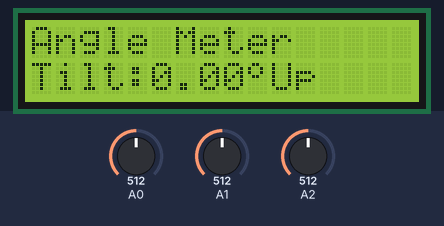
The sketch below on a simulated Arduino Uno, built with avr-gcc and run on an emulated ATmega328P. Parts: 16×2 character LCD. The test bench sets the inputs (shaded band); at power-on: A1 = 512, A2 = 512, A0 = 512.

Above: at 1.2 s.
1.3 s: A1 set to 503
At 2.3 s:
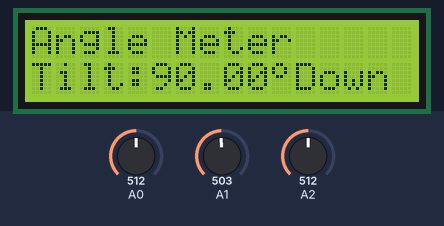
3.2 s: A2 set to 501
At 4.4 s:
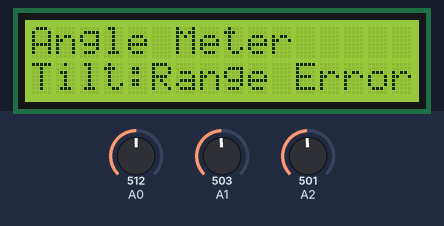
4.7 s: A2 set to 716
At 5.5 s:
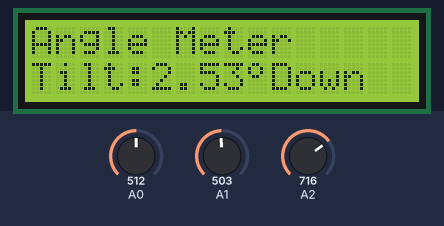
6.3 s: A1 set to 511
At 7.6 s:
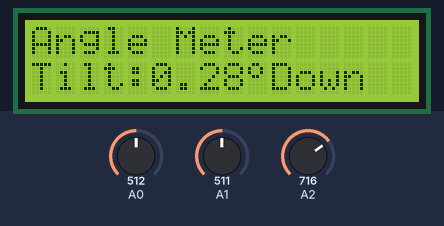
7.9 s: A2 set to 900
At 8.5 s:
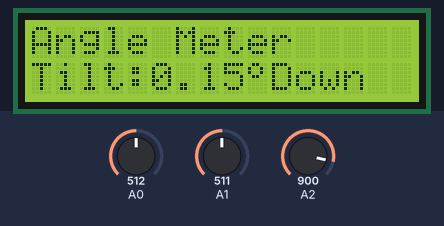
9.5 s: A2 set to 511
At 10.6 s:
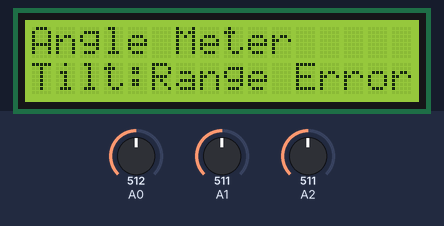
Timing chart, 0 to 12.1 s (numbered marks = the images above; inputs shaded):
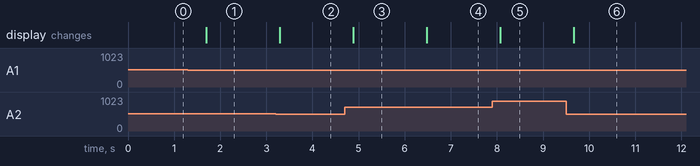

The sketch:

Angle_Meter_2.ino
```cpp
#include <Wire.h>
#include <LCD.h>
#include <LiquidCrystal_I2C.h>


#define I2C_ADDR    0x27 // <<----- Add your address here.  Find it from I2C Scanner
#define BACKLIGHT_PIN     3
#define En_pin  2
#define Rw_pin  1
#define Rs_pin  0
#define D4_pin  4
#define D5_pin  5
#define D6_pin  6
#define D7_pin  7
LiquidCrystal_I2C	lcd(I2C_ADDR,En_pin,Rw_pin,Rs_pin,D4_pin,D5_pin,D6_pin,D7_pin);

#define ADC_ref 3.3
#define zero_x 1.65
#define zero_y 1.65
#define zero_z 1.65
#define sensitivity_x 0.33
#define sensitivity_y 0.33
#define sensitivity_z 0.33

unsigned int value_x;
unsigned int value_y;
unsigned int value_z;

float xv;
float yv;
float zv;

float angle_x;
float angle_y;
float angle_z;
float disp_angle_x;

String dir;

uint8_t degree[8]  = {140,146,146,140,128,128,128,128};


void setup()
{
  lcd.begin (16,2);
  analogReference(EXTERNAL);
  lcd.setBacklightPin(BACKLIGHT_PIN,POSITIVE);
  lcd.setBacklight(HIGH);
  lcd.createChar(0, degree);
  lcd.home ();
  lcd.print("Angle Meter");
}

void loop()
{
  value_x = analogRead(0);
  value_y = analogRead(1);
  value_z = analogRead(2);

  xv=(value_x/1024.0*ADC_ref-zero_x)/sensitivity_x;
  yv=(value_y/1024.0*ADC_ref-zero_y)/sensitivity_y;
  zv=(value_z/1024.0*ADC_ref-zero_z)/sensitivity_z;

  angle_x =360-(atan2(-yv,-zv)*57.2957795+180);
  angle_y =atan2(-xv,-zv)*57.2957795+180;
  angle_z =atan2(-yv,-xv)*57.2957795+180;

  if (angle_x < 269 && angle_x > 91) {
    lcd.setCursor (0,1);
    lcd.print("                ");
    lcd.setCursor (0,1);
    lcd.print("Tilt:Range Error");
  }
  else {
    if (angle_x > 269) {
      disp_angle_x = 360-angle_x;
      dir = "Up";
    }
    if (angle_x < 91) {
      disp_angle_x = angle_x;
      dir = "Down";
    }
    lcd.setCursor (0,1);
    lcd.print("                ");
    lcd.setCursor (0,1);
    lcd.print("Tilt:");lcd.print(disp_angle_x);lcd.write(byte(0));lcd.print(dir);
  }

  delay(500);

}
```

Measured:
- the behaviour switches between 512 and 511 on A1 (found by bisection; images 0 and 1)
- the behaviour switches between 512 and 511 on A2 (found by bisection; images 1 and 2)
- after the input at 1.3 s, the display: changes after 0.40 s (image 1)
- after the input at 3.2 s, the display: changes after 0.10 s (image 2)
- after the input at 4.7 s, the display: changes after 0.19 s (image 3)
- after the input at 6.3 s, the display: changes after 0.18 s (image 4)
- after the input at 7.9 s, the display: changes after 0.17 s (image 5)
- after the input at 9.5 s, the display: changes after 0.16 s (image 6)
